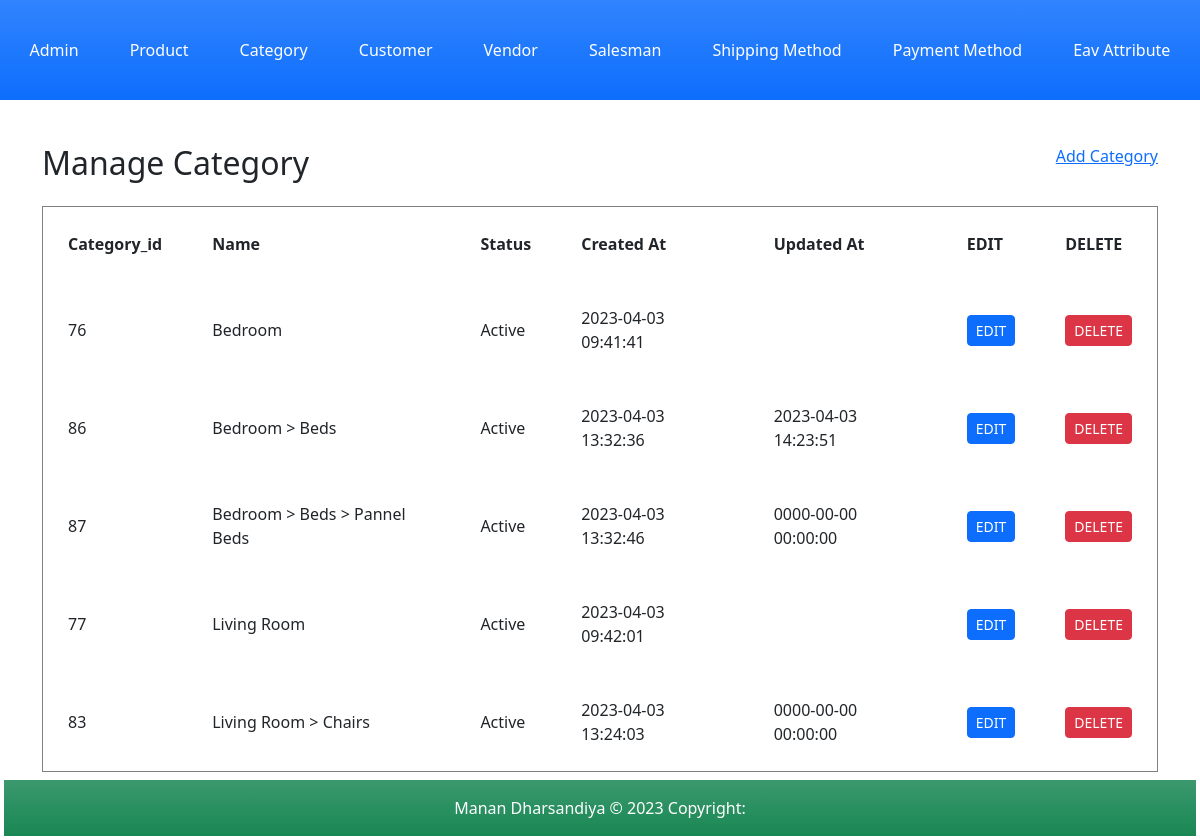
The app's page /index.php?c=category&a=grid with its own data.
### tables this page shows
CREATE TABLE `category` (
  `category_id` int(11) NOT NULL,
  `parent_id` int(11) NOT NULL,
  `path` varchar(100) DEFAULT NULL,
  `name` varchar(255) NOT NULL,
  `status` tinyint(4) NOT NULL,
  `description` varchar(255) NOT NULL,
  `created_at` datetime NOT NULL,
  `updated_at` datetime DEFAULT NULL
);

### Model/Core/View.php (called while the page is built, shortened)
<?php
class Model_Core_View
{
	protected $template = null;
	public function setTemplate($template)
	{
		$this->template = $template;
		return $this;
	}
	public function getTemplate()
	{
		return $this->template;
	}
	public function render()
	{
		require 'View' . DS . $this->getTemplate();
	}
	public function getUrl($action = null, $controller = null, $params = [], $resetParam = false)
	{
		return Ccc::getModel('Core_Url')->getUrl($action, $controller, $params, $resetParam);
	}
}
?>

### Controller/Category.php (called while the page is built, shortened)
<?php
class Controller_Category extends Controller_Core_Action
{
	public function gridAction()
	{
		try {
			$layout = $this->getLayout();
			$layout->addContent('grid', $layout->createBlock('Category_Grid'));
			$layout->render();
		} catch (Exception $e) {
		}
	}
}
?>

### Controller/Core/Front.php (called while the page is built, shortened)
<?php
class Controller_Core_Front
{
	public function init()
	{
		$request = Ccc::getModel('Core_Request');
		$controller = new $controllerClassName();
		$actionName = $request->getActionName().'Action';
		$controller->$actionName();
	}
}
?>

### Index.php (called while the page is built, shortened)
<?php
spl_autoload_register(function ($className) {
    $classPath = str_replace('_', '/', $className);
});
class Ccc
{
	public static function init()
	{
		$front = new Controller_Core_Front();
		$front->init();
	}
	public static function getModel($className)
	{
		return new $className();
	}
}
Ccc::init();
?>

### Block/Core/Template.php (called while the page is built, shortened)
<?php
class Block_Core_Template extends Model_Core_View
{
	protected $children =  [];
	public function getChildren()
	{
		return $this->children;
	}
	public function addChild($key, $value)
	{
		$this->children[$key] = $value;
		return $this;
	}
}
?>

### Model/Core/Url.php (called while the page is built, shortened)
<?php
class Model_Core_Url
{
	public function getUrl($action = null, $controller = null, $params = [], $resetParam = false)
	{
		$request = Ccc::getModel('Core_Request');
		$final = $request->getParams();
		if ($resetParam) {
			$final = [];
		}
		if ($controller) {
			$final['c'] = $controller;
		}
		else {
			$final['c'] = $request->getControllerName();
		}
		if ($action) {
			$final['a'] = $action;
		}
		else {
			$final['a'] = $request->getActionName();
		}
		if ($params) {
			$final = array_merge($final, $params);
		}
		$queryString = http_build_query($final);
		$url = $_SERVER['REQUEST_SCHEME'] . "://" . $_SERVER['HTTP_HOST'] . $_SERVER['SCRIPT_NAME'] . "?" . $queryString;
		return $url;
	}
}
?>

### Model/Core/Request.php (called while the page is built, shortened)
<?php
class Model_Core_Request
{
	public function getParams($key=null, $value=null)
	{
		if ($key == null) {
			return $_GET;
		}
		if (array_key_exists($key, $_GET)) {
			return $_GET[$key];
		}
		return $value;
	}
	public function getControllerName()
	{
		return $this->getParams('c', 'product');
	}
}
?>

### Model/Core/Table.php (called while the page is built, shortened)
<?php
class Model_Core_Table
{
	protected $data = [];
	protected $resource = null;
	public function setResourceClass($resourceClass)
	{
		return $this;
	}
	public function setResource($resource)
	{
		$this->resource = $resource;
		return $this;
	}
	public function getResource()
	{
		if ($this->resource) {
			return $this->resource;
		}
		$resource = new $this->resourceClass();
		return $resource;
	}
	public function setCollectionClass($collectionClass)
	{
		return $this;
	}
	public function setCollection($collection)
	{
		return $this;
	}
	public function getCollection()
	{
		$collection = new $this->collectionClass();
		return $collection;
	}
	public function __get($key)
	{
		if (array_key_exists($key, $this->data)) {
			return $this->data[$key];
		}
		return null;
	}
	public function setData($data)
	{
		$this->data = array_merge($this->data, $data);
		return $this;
	}
	public function fetchAll($query)
	{
		$result = $this->getResource()->fetchAll($query);
		$collection = $this->getCollection()->setData($result);
		return $collection;
	}
}
?>

### Block/Category/Grid.php (called while the page is built, shortened)
<?php
class Block_Category_Grid extends Block_Core_Template
{
	public function getCategories()
	{
		$query = "SELECT * FROM `category` WHERE `parent_id` > 0 ORDER BY `path` ASC;";
		$categories = Ccc::getModel('Category')->fetchAll($query);
		return $categories->getData();
	}
}
?>

### Model/Core/Adapter.php (called while the page is built, shortened)
<?php
class Model_Core_Adapter
{
	public $config = [
		'host' => 'localhost',
		'username' => 'root',
		'password' => '',
		'dbname' => 'newmvc-manan_dharsandiya'
	];
	public $connect = null;
	public function connect(){
		if ($this->connect != null) {
			return $this->connect;
		}
		$connect = mysqli_connect(
			$this->config['host'],
			$this->config['username'],
			$this->config['password'],
			$this->config['dbname']
		);
		$this->connect = $connect;
		return $connect;
	}
	public function fetchAll($query){
		$connect = $this->connect();
		$result = mysqli_query($connect, $query);
		if ($result->num_rows > 0) {
			return $result->fetch_all(MYSQLI_ASSOC);
		}
		return false;
	}
	public function fetchPairs($query){
		$connect = $this->connect();
		$result = mysqli_query($connect, $query);
		$data = $result->fetch_all();
		$column1 = array_column($data, '0');
		$column2 = array_column($data, '1');
		return array_combine($column1, $column2);
	}
}
?>

### Model/Core/Table/Resource.php (called while the page is built, shortened)
<?php
class Model_Core_Table_Resource
{
	protected $adapter = null;
	protected function setAdapter($adapter)
	{
		$this->adapter = $adapter;
		return $this;
	}
	public function getAdapter()
	{
		if ($this->adapter) {
			return $this->adapter;
		}
		$adapter = Ccc::getModel('Core_Adapter');
		return $adapter;
	}
	public function fetchAll($query)
	{
		return $this->getAdapter()->fetchAll($query);
	}
}
?>

### Model/Core/Table/Collection.php (called while the page is built, shortened)
<?php
class Model_Core_Table_Collection
{
	protected $data = [];
	public function setData($data)
	{
		$this->data = array_merge($this->data, $data);
		return $this;
	}
	public function getData()
	{
		return $this->data;
	}
}
?>

### Model/Category.php (called while the page is built, shortened)
<?php
class Model_Category extends Model_Core_Table
{
	public function getStatusOptions()
	{
		return [
			self::STATUS_ACTIVE => self::STATUS_ACTIVE_LBL,
			self::STATUS_INACTIVE => self::STATUS_INACTIVE_LBL
		];
	}
	public function getStatusText()
	{
		$statues = $this->getStatusOptions();
		if (array_key_exists($this->status, $statues)) {
			return $statues[$this->status];
		}
		return $statues[self::STATUS_DEFAULT];
	}
	public function getPathCategory($categoryId)
	{
		$category = Ccc::getModel('Category');
		$query = "SELECT `category_id`, `name` FROM `category` ORDER BY `path` ASC";
		$categories = $category->getResource()->getAdapter()->fetchPairs($query);
		$query = "SELECT `category_id`, `path` FROM `category` WHERE `parent_id` > 0 ORDER BY `path` ASC";
		$pathCategories = $category->getResource()->getAdapter()->fetchPairs($query);
		foreach ($pathCategories as $category_id => $path) {
			$pathString = explode('/', $path);
			$final = [];
			foreach ($pathString as $key => $category_id) {
				$final[$key] = $categories[$category_id];
			}
			unset($final[0]);
			$categoryName[$category_id] = implode(' > ', $final);
		}
		return $categoryName[$categoryId];
	}
}
?>

### View/category/grid.phtml (the view)
<?php
$categories = $this->getCategories();
?>
<div class="container">
	<div class="row mb-3">
		<div class="col-md-6">
			<h2>Manage Category</h2>
		</div>
			<div class="col-md-6 text-end">
		<a href="<?php echo $this->getUrl('add', null , [], true);?>">Add Category</a>
	</div>
</div>
<table width="100%" cellpadding="25%" border="1px">
	<?php if (!$categories): ?>
	<tr>
		<td colspan="8" align="center"><b>No data found.</b></td>
	</tr>
	<?php else: ?>
	<tr>
		<th>Category_id</th>
		<th>Name</th>
		<th>Status</th>
		<th>Created At</th>
		<th>Updated At</th>
		<th>EDIT</th>
		<th>DELETE</th>
	</tr>
	<?php foreach ($categories as $category) : ?>
	<tr>
		<td><?php echo $category->category_id; ?></td>
		<td><?php echo $category->getPathCategory($category->category_id); ?></td>
		<td><?php echo $category->getStatusText(); ?></td>
		<td><?php echo $category->created_at; ?></td>
		<td><?php echo $category->updated_at; ?></td>
		<td><a href="<?php echo $this->getUrl('edit', null, ['id'=> $category->category_id], true);?>"class="btn btn-sm btn-primary">EDIT</a></td>
		<td><a href="<?php echo $this->getUrl('delete', null , ['id'=> $category->category_id], true);?>"class="btn btn-sm btn-danger">DELETE</a></td>
	</tr>
	<?php endforeach; ?>
	<?php endif; ?>
</table>

### View/core/layout/3columns.phtml (shortened to what this page needs)
<!DOCTYPE html>
<html lang="en">
<?php $this->createBlock('Html_Head')->render(); ?>
<body>
	<table class="w-100" cellpadding="4">
		<tr height="100">
			<td class="bg-primary bg-gradient" colspan=3><?php $this->getChild('header')->render(); ?></td>
		</tr>
		<tr height="40">
			<td  colspan=3><?php $this->getChild('message')->render(); ?></td>
		</tr>
		<tr height="250">
			<td><?php $this->getChild('left')->render(); ?></td>
			<td><?php $this->getChild('content')->render(); ?></td>
			<td><?php $this->getChild('right')->render(); ?></td>
		</tr>
		<tr height="50">
			<td colspan=3><?php $this->getChild('footer')->render(); ?></td>
		</tr>
	</table>
</body>
</html>

### View/html/head.phtml (shortened to what this page needs)
<head>
	<link href="https://cdn.jsdelivr.net/npm/bootstrap@5.3.0-alpha3/dist/css/bootstrap.min.css" rel="stylesheet">
</head>

### View/html/header.phtml
<div class="d-flex justify-content-around">
	<div class="">
		<a href="index.php?c=admin&a=grid" class="btn text-white">Admin</a>
	</div>
	<div class="">
		<a href="index.php?c=product&a=grid" class="btn text-white">Product</a>
	</div>
	<div class="">
		<a href="index.php?c=category&a=grid" class="btn text-white">Category</a>
	</div>
	<div class="">
		<a href="index.php?c=customer&a=grid" class="btn text-white">Customer</a>
	</div>
	<div class="">
		<a href="index.php?c=vendor&a=grid" class="btn text-white">Vendor</a>
	</div>
	<div class="">
		<a href="index.php?c=salesman&a=grid" class="btn text-white">Salesman</a>
	</div>
	<div class="">
		<a href="index.php?c=shipping&a=grid" class="btn text-white">Shipping Method</a>
	</div>
	<div class="">
		<a href="index.php?c=payment&a=grid" class="btn text-white">Payment Method</a>
	</div>
	<div class="">
		<a href="index.php?c=eav_attribute&a=grid" class="btn text-white">Eav Attribute</a>
	</div>
</div>

### View/html/content.phtml
<?php
$children = $this->getChildren();
foreach ($children as $child) {
	$child->render();
}
?>

### View/html/footer.phtml
<footer class=" bottom-sticky bg-info text-center text-lg-start">
  <div class="text-center text-white p-3 bg-success bg-gradient">
    Manan Dharsandiya © 2023 Copyright:
  </div>
</footer>

### records on screen
category: category_id "76", category_id "Bedroom", status "Active", created_at "2023-04-03 09:41:41"
category: category_id "86", category_id "Bedroom > Beds", status "Active", created_at "2023-04-03 13:32:36", updated_at "2023-04-03 14:23:51"
category: category_id "87", category_id "Bedroom > Beds > Pannel Beds", status "Active", created_at "2023-04-03 13:32:46", updated_at "0000-00-00 00:00:00"
category: category_id "77", category_id "Living Room", status "Active", created_at "2023-04-03 09:42:01"
category: category_id "83", category_id "Living Room > Chairs", status "Active", created_at "2023-04-03 13:24:03", updated_at "0000-00-00 00:00:00"
